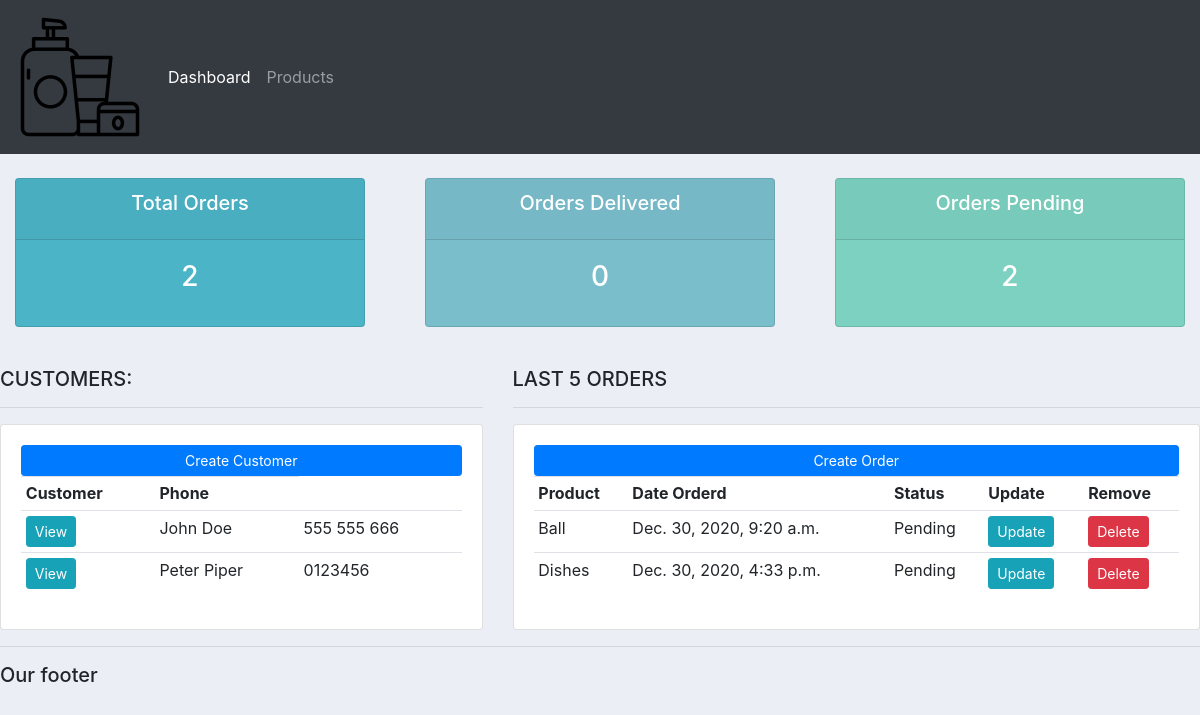
The page / on the database its author committed.
### accounts/models.py (models this page shows, shortened)
class Customer(models.Model):
    name = models.CharField(max_length=200,null=True)
    phone = models.CharField(max_length=200,null=True)
    email = models.CharField(max_length=200,null=True)
    date_created = models.DateTimeField(auto_now_add=True,null=True)

class Order(models.Model):
    STATUS = (
                ('Pending','Pending'),
                ('Out for delivery','Out for delivery'),
                ('Delivered','Delivered'),
            )
    customer = models.ForeignKey(Customer,null=True,on_delete=models.SET_NULL)
    product = models.ForeignKey(Product,null=True,on_delete=models.SET_NULL)
    date_created = models.DateTimeField(auto_now_add=True,null=True)
    status = models.CharField(max_length=200,null=True,choices=STATUS)

class Product(models.Model):
    CATEGORY = (
                ('Indoor','Indoor'),
                ('Out door','Out door'),
            )
    name = models.CharField(max_length=200,null=True)
    price = models.FloatField(null=True)
    category = models.CharField(max_length=200,null=True,choices=CATEGORY)
    description = models.CharField(max_length=200,null=True, blank=True)
    date_created = models.DateTimeField(auto_now_add=True,null=True)
    tags = models.ManyToManyField(Tag)
    def __str__(self):
        return self.name

### accounts/views.py (the view)
# urls.py: path('', views.home, name="home"),
def home(request):
    orders = Order.objects.all()
    customers = Customer.objects.all()
    total_customers = customers.count()
    total_orders = orders.count()
    delivered = orders.filter(status="Delivered").count()
    pending = orders.filter(status="Pending").count()
    context = {
        'orders':orders,
        'customers':customers,
        'total_customers':total_customers,
        'total_orders':total_orders,
        'delivered':delivered,
        'pending':pending
    }
    return render(request,'accounts/dashboard.html',context)

### accounts/templates/accounts/dashboard.html
{% extends 'accounts/main.html' %}
{% block content %}
{% include 'accounts/status.html' %}
<br>
<div class="row">
	<div class="col-md-5">
		<h5>CUSTOMERS:</h5>
		<hr>
		<div class="card card-body">
			<a class="btn btn-primary  btn-sm btn-block" href="">Create Customer</a>
			<table class="table table-sm">
				<tr>
					<th>Customer</th>
					<th>Phone</th>
				</tr>
				{% for customer in customers %}
					<tr>
						<td>
							<a class="btn btn-sm btn-info" href="{% url 'customer' customer.id %}">View</a>
						</td>
						<td>
							{{ customer.name }}
						</td>
						<td>
							{{ customer.phone }}
						</td>
					</tr>
				{% endfor %}
			</table>
		</div>
	</div>
	<div class="col-md-7">
		<h5>LAST 5 ORDERS</h5>
		<hr>
		<div class="card card-body">
			<a class="btn btn-primary  btn-sm btn-block" href="{% url 'create_order' %}">Create Order</a>
			<table class="table table-sm">
				<tr>
					<th>Product</th>
					<th>Date Orderd</th>
					<th>Status</th>
					<th>Update</th>
					<th>Remove</th>
				</tr>
				{% for order in orders %}
					<tr>
						<td>
							{{ order.product }}
						</td>
						<td>
							{{ order.date_created }}
						</td>
						<td>
							{{ order.status }}
						</td>
						<td>
							<a class="btn btn-sm btn-info" href="{% url 'update_order' order.id%}">Update</a>
						</td>
						<td>
							<a class="btn btn-sm btn-danger" href="{% url 'delete_order' order.id %}">Delete</a>
						</td>
					</tr>
				{% endfor %}
			</table>
		</div>
	</div>
</div>
{% endblock %}

### static/css/main.css (style rules this page uses)
body { background-color: #ebeff5; }

### rows shown on the page
Customer: name "John Doe", phone "555 555 666"
Customer: name "Peter Piper", phone "0123456"
Order: product "Ball", date_created "Dec. 30, 2020, 9:20 a.m.", status "Pending"
Order: product "Dishes", date_created "Dec. 30, 2020, 4:33 p.m.", status "Pending"

### other values the page prints
{{ total_orders }} "2"
{{ delivered }} "0"
{{ pending }} "2"
